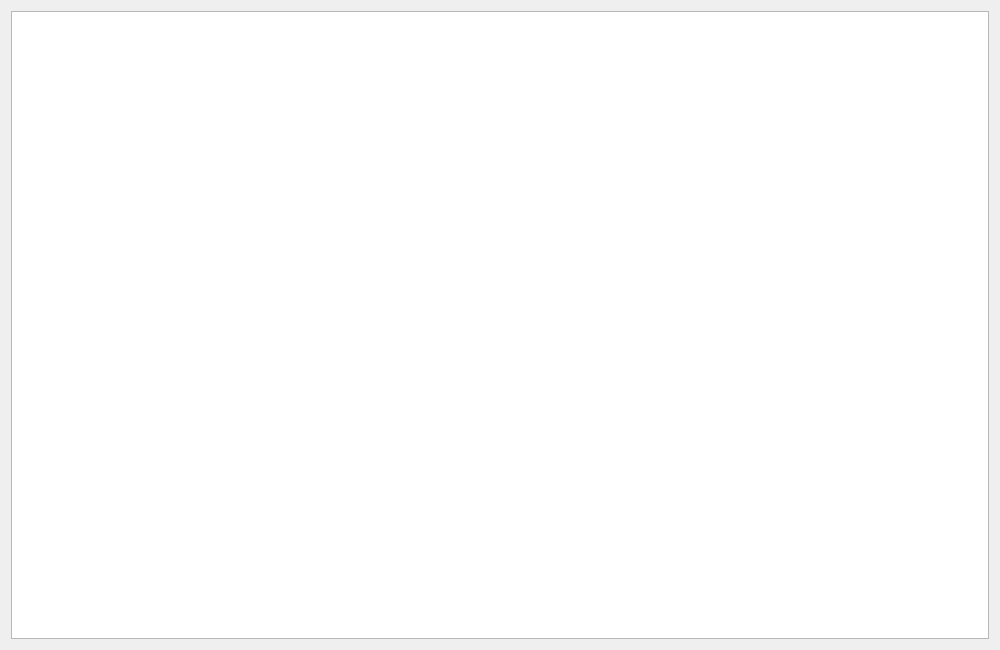
<?xml version="1.0" encoding="UTF-8"?>
<ui version="4.0">
 <class>AdminWindow</class>
 <widget class="QDialog" name="AdminWindow">
  <property name="geometry">
   <rect>
    <x>0</x>
    <y>0</y>
    <width>1000</width>
    <height>650</height>
   </rect>
  </property>
  <property name="windowTitle">
   <string>Dialog</string>
  </property>
  <layout class="QGridLayout" name="gridLayout">
   <item row="0" column="0">
    <widget class="QTableView" name="tableView"/>
   </item>
  </layout>
 </widget>
 <resources/>
 <connections/>
</ui>
